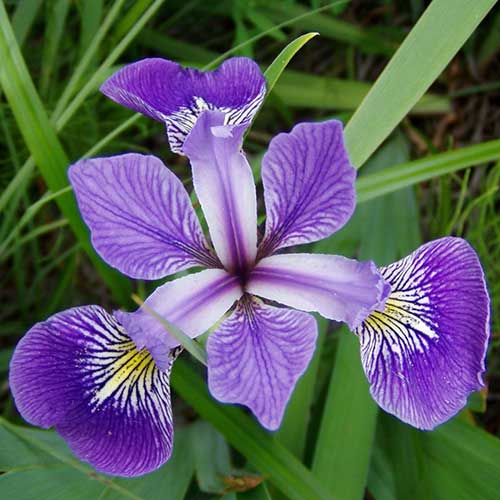
#> input picture Statistical Analysis and Data Visualization of the Iris Dataset Using Python/iris.jpg, 500 x 500 px
$ jupyter execute iris_data_analysis.ipynb
#> lines starting #> are read from the running program, lines starting #| are printed output that depends on the picture
# Statistical Analysis and Data Viualization of the Iris Dataset Using Python

#### Libraries used:
- `Pandas`: Pandas is a library that facilitates the manipulation and analysis of structured or tabular data.
- `Matplotlib`: Matplotlib is a library for creating graphics and data visualization in general.
- `Sklearn`: Scikit-learn is an open-source library containing tools for machine learning, such as functions for data preprocessing, model creation, results evaluation, etc.
- `OpenCV` or `cv2` - OpenCV, also known as cv2, is a widely used open-source library for image and video processing in Python. It offers a wide range of functions and algorithms that enable easy and efficient computer vision tasks.
- `Numpy` - NumPy is a library in the Python programming language that provides support for large, multi-dimensional arrays and matrices, along with a collection of mathematical functions/operations.

[cell 1]
import pandas as pd
import matplotlib.pyplot as plt
from sklearn.datasets import load_iris
import cv2
import numpy as np

#### Data Sampling

[cell 2]
iris = load_iris()
iris_data = pd.DataFrame(data=iris.data, columns=iris.feature_names)
print(iris_data.head())

#### Boxplot

[cell 3]
plt.figure(figsize=(8, 6))
plt.boxplot([iris_data[iris.target == i]["sepal length (cm)"] for i in range(3)], tick_labels=iris.target_names, patch_artist=True)
plt.title("Boxplot of Sepal Length for Iris Species")
plt.xlabel("Species")
plt.ylabel("Sepal Length (cm)")
plt.show()
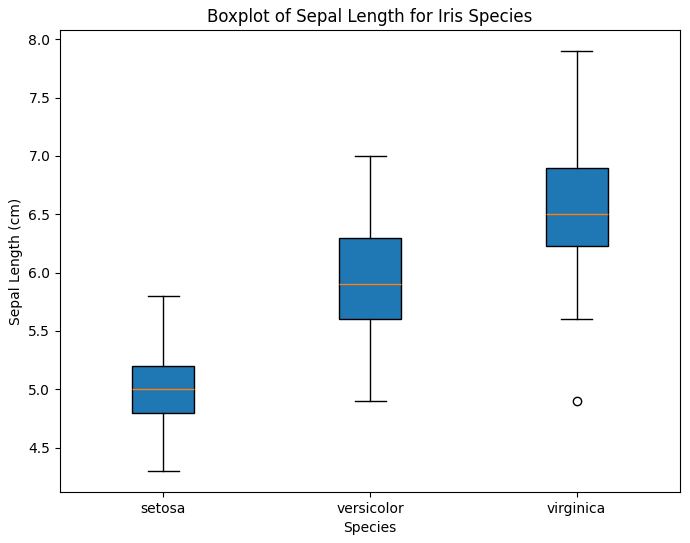
#> figure drawn by matplotlib, 1 panel

#### Maximum

[cell 4]
maximum_petal_length = iris_data["petal length (cm)"].max()
print(f"Maximum petal length: {maximum_petal_length:.2f} cm")

#### Minimum

[cell 5]
minimum_sepal_length = iris_data["sepal length (cm)"].min()
print(f"Minimum sepal length: {minimum_sepal_length:.2f} cm")

#### Range

[cell 6]
minimum_petal_length = iris_data["petal length (cm)"].min()
range_petal_length = maximum_petal_length - minimum_petal_length
print(f"Range for Petal Length: {range_petal_length:.2f} cm")

#### Data Percentile

[cell 7]
print("\nPercentiles for Petal Length:")
print(f"Setosa: {np.percentile(iris_data[iris.target == 0]['petal length (cm)'], np.arange(0, 100, 25))}")
print(f"Versicolor: {np.percentile(iris_data[iris.target == 1]['petal length (cm)'], np.arange(0, 100, 25))}")
print(f"Virginica: {np.percentile(iris_data[iris.target == 2]['petal length (cm)'], np.arange(0, 100, 25))}")

#### Histogram

[cell 8]
plt.figure(figsize=(8, 6))
plt.hist(iris_data["sepal length (cm)"], bins=20, color="skyblue", edgecolor="black", alpha=0.7)
plt.title("Histogram of Sepal Length")
plt.xlabel("Sepal Length (cm)")
plt.ylabel("Frequency")
plt.show()
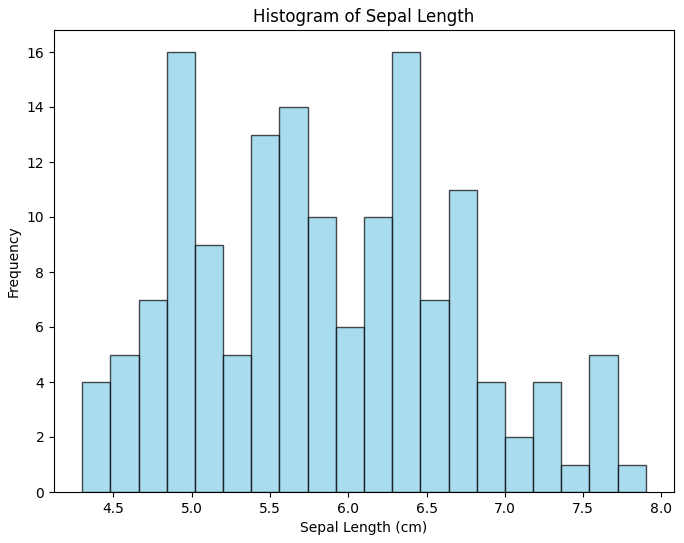
#> figure drawn by matplotlib, 1 panel

#### Cumulative Histogram

[cell 9]
plt.figure(figsize=(8, 6))
plt.hist(iris_data["petal width (cm)"], bins=20, cumulative=True, color="purple", edgecolor="black", alpha=0.7)
plt.title("Cumulative Histogram of Petal Width")
plt.xlabel("Petal Width (cm)")
plt.ylabel("Cumulative Frequency")
plt.show()
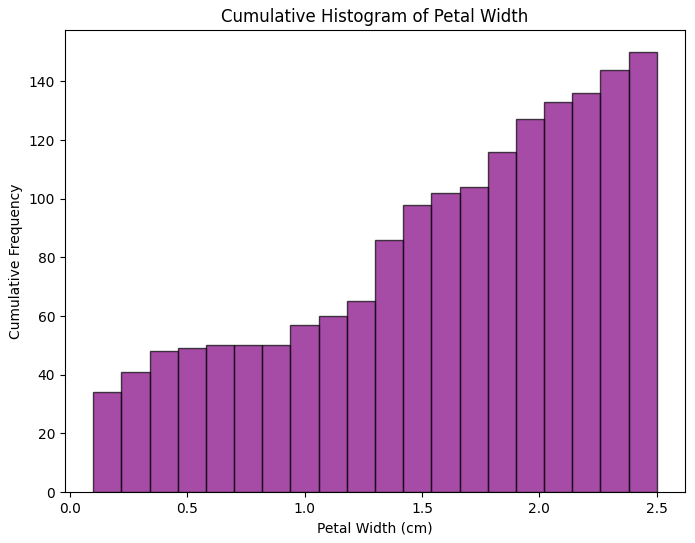
#> figure drawn by matplotlib, 1 panel; tallest bar 150 high, from x = 2.38 to 2.5

#### Histogram of Sepal Width

[cell 10]
plt.figure(figsize=(8, 6))
plt.hist(iris_data["sepal width (cm)"], bins=20, color="green", edgecolor="black", alpha=0.6)
plt.title("Histogram of Sepal Width")
plt.xlabel("Sepal Width (cm)")
plt.ylabel("Frequency")
plt.show()
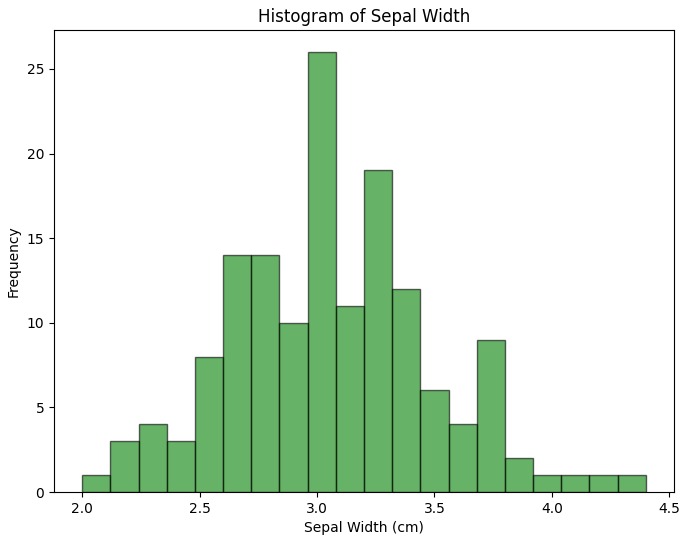
#> figure drawn by matplotlib, 1 panel; tallest bar 26 high, from x = 2.96 to 3.08

#### Image Histogram

[cell 11]
image_path = "iris.jpg"
image = cv2.imread(image_path, cv2.IMREAD_GRAYSCALE)
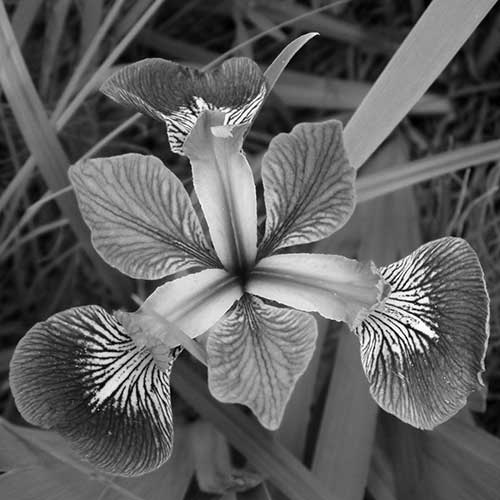
#> image: shape (500, 500); min 0, max 255, mean 95.2

##### Manual Histogram

[cell 12]
hist_manual = np.zeros(256, dtype=int)
for pixel_value in image.flatten():
    hist_manual[pixel_value] += 1
#> this loop made 250000 passes
#> pixel_value on passes 1 to 3: 136, 124, 98
#> after the loop, hist_manual = 256 values, max 3031 at index 98, min 32 at index 254, mean 976.6

hist_opencv = cv2.calcHist([image], [0], None, [256], [0, 256])
#> hist_opencv has the same summary as hist_manual

[cell 13]
plt.subplot(2, 2, 1)
plt.imshow(image, cmap="gray")
plt.title("Original Image")
plt.subplot(2, 2, 2)
plt.plot(hist_manual, color="blue")
plt.title("Manual Histogram")
plt.tight_layout()
plt.show()
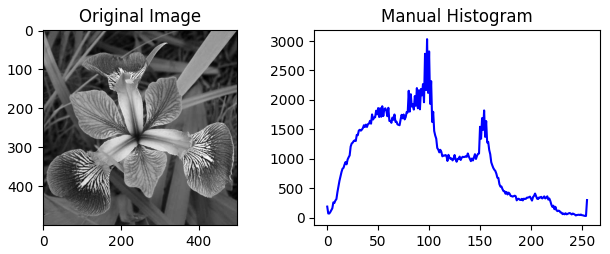
#> figure drawn by matplotlib, 2 panels; panel 2: curve peaks at x = 98, y = 3031

##### Inverted image and Histogram

[cell 14]
inverted_image = 255 - image
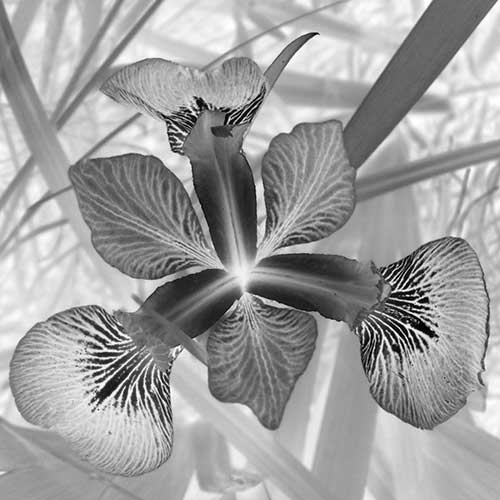
#> inverted_image: shape (500, 500); min 0, max 255, mean 159.8
inverted_hist = cv2.calcHist([inverted_image], [0], None, [256], [0, 256])
#> inverted_hist = 256 values, max 3031 at index 157, min 32 at index 1, mean 976.6

[cell 15]
plt.figure(figsize=(12, 6))
plt.subplot(2, 2, 3)
plt.imshow(inverted_image, cmap="gray")
plt.title("Inverted Image")
plt.subplot(2, 2, 4)
plt.plot(inverted_hist, color="forestgreen")
plt.title("Histogram of Inverted Image")
plt.show()
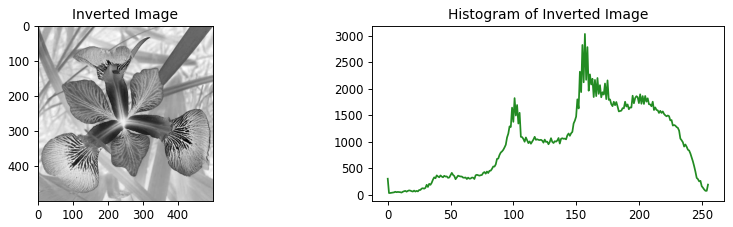
#> figure drawn by matplotlib, 2 panels; panel 2: curve peaks at x = 157, y = 3031
